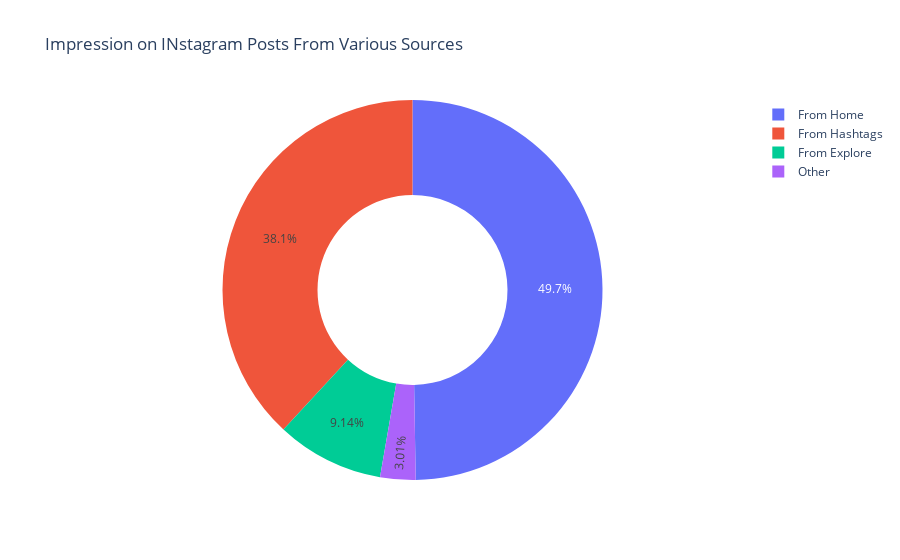

The notebook cell this image was saved under:
### Markdown cell above
having a look at percentage of impressions from various instagram sources

### Code cell
home = df1['From Home'].sum()
hashtags = df1['From Hashtags'].sum()
explore = df1['From Explore'].sum()
other = df1['From Other'].sum()

label = ['From Home', 'From Hashtags', 'From Explore', 'Other']
values = [home, hashtags, explore, other]


fig = px.pie(df1, values= values, names= label, title= 'Impression on INstagram Posts From Various Sources', hole= 0.5)

fig.show()

### Figure 1 — Plotly figure (JSON) as saved in the notebook; plotly's stock layout.template omitted (floating-point values rounded to 4 significant figures)
{"data": [{"domain": {"x": [0, 1], "y": [0, 1]}, "hole": 0.5, "hovertemplate": "label=%{label}<br>value=%{value}<extra></extra>", "labels": ["From Home", "From Hashtags", "From Explore", "Other"], "legendgroup": "", "name": "", "showlegend": true, "type": "pie", "values": [224513, 172087, 41287, 13587]}], "layout": {"legend": {"tracegroupgap": 0}, "title": {"text": "Impression on INstagram Posts From Various Sources"}}}
